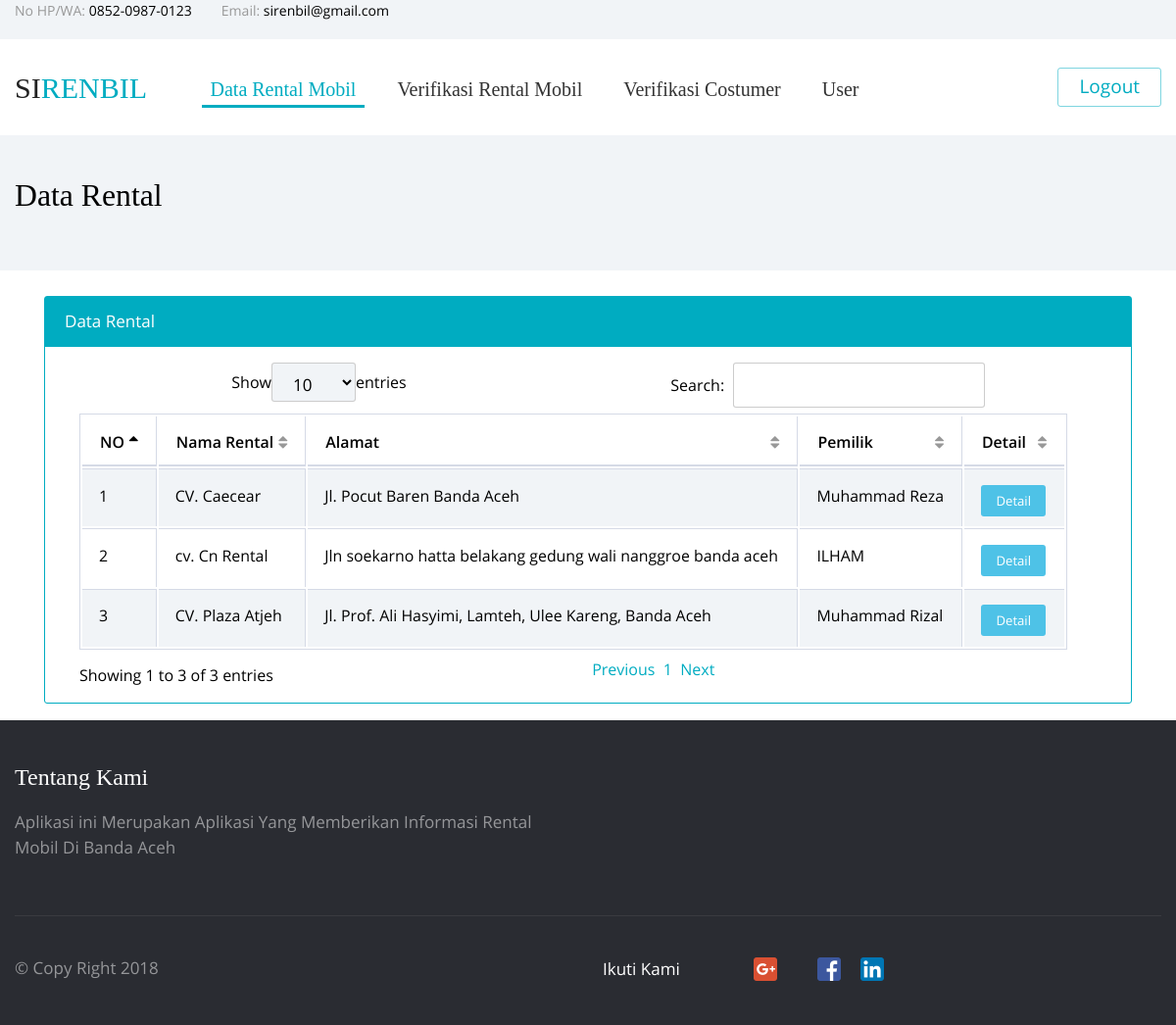
The app's page /a_data_rental.php (signed in) with its own data.
### tables this page shows
CREATE TABLE `rental` (
  `id_rental` int(100) NOT NULL,
  `nama_rental` varchar(100) NOT NULL,
  `alamat` varchar(255) NOT NULL,
  `nama_pemilik` varchar(50) NOT NULL,
  `no_hp_pemilik` varchar(15) NOT NULL,
  `no_hp_rental` varchar(15) NOT NULL,
  `status` int(2) NOT NULL,
  `id_admin` varchar(20) NOT NULL,
  `username` varchar(20) NOT NULL,
  `password` varchar(255) NOT NULL,
  `foto_rental` varchar(255) NOT NULL,
  `nik` varchar(30) NOT NULL,
  `tanggal_daftar` timestamp NOT NULL DEFAULT CURRENT_TIMESTAMP ON UPDATE CURRENT_TIMESTAMP,
  `pemilik_rekening` varchar(100) NOT NULL,
  `rekening` varchar(25) NOT NULL,
  `bank` varchar(10) NOT NULL
);

### a_data_rental.php (the view, shortened to what this page needs)
<!DOCTYPE html>
<html lang="en">
<head>
    <link rel="stylesheet" type="text/css" href="vendors/bootstrap/css/bootstrap.min.css">
    <link rel="stylesheet" type="text/css" href="vendors/tether/css/tether.min.css">
    <link rel="stylesheet" type="text/css" href="vendors/animate-css/animate.css">
    <link rel="stylesheet" type="text/css" href="fonts/circular/styles.css">
    <link rel="stylesheet" type="text/css" href="fonts/open-sans/styles.css">
    <link rel="stylesheet" type="text/css" href="fonts/iconfont/styles.css">
       <link href="data/vendor/datatables-plugins/dataTables.bootstrap.css" rel="stylesheet">
       <link href="data/vendor/datatables-responsive/dataTables.responsive.css" rel="stylesheet">
       <link href="data/dist/css/sb-admin-2.css" rel="stylesheet">
       <link href="data/vendor/metisMenu/metisMenu.min.css" rel="stylesheet">
      <link href="data/vendor/font-awesome/css/font-awesome.min.css" rel="stylesheet" type="text/css">
<link rel="stylesheet" type="text/css" href="vendors/select2/css/select2.min.css">
<link rel="stylesheet" type="text/css" href="css/vendors/select2/select2.min.css">
    <link rel="stylesheet" type="text/css" href="css/style.min.css">
</head>
<body class="">
<?php include"share/menu.php";?>
  <div class="choose-us-default">
    <div class="container">
        <h4>Data Rental</h4>
    </div>
</div>
<div class="container">
<br>
          <div class="col-lg-12">
              <div class="col-lg-12">
                  <div class="card card-outline-primary mb-3">
                      <div class="card-header bg-primary">
                          Data Rental
                      </div>
                      <div class="card-block">
                          <table width="100%" class="table table-striped table-bordered table-hover" id="dataTables-example">
                              <thead>
                                  <tr>
                                      <th>NO</th>
                                      <th>Nama Rental</th>
                                      <th>Alamat</th>
                                      <th>Pemilik</th>
                                      <th>Detail</th>
                                  </tr>
                              </thead>
                              <tbody>
                                <?php
                                include 'share/db.php';
                                $i=0;
                                $query = mysqli_query($con,"select * from rental where status='1' ");
                                while($data = mysqli_fetch_array($query)){
                                  $i++;
                                ?>
                                  <tr class="odd gradeX">
                                      <td class="center"><?php echo $i;?></td>
                                      <td><?php echo $data['nama_rental'];?></td>
                                      <td><?php echo $data['alamat'];?></td>
                                      <td><?php echo $data['nama_pemilik'];?></td>
                                      <td class="center"><a href="detail_rental.php?id=<?php echo $data['id_rental'];?>"><button type="button" class="btn btn-info btn-xs">Detail</button></td>
                                  </tr>
                                  <?php  }?>
                              </tbody>
                          </table>
                      </div>
                  </div>
              </div>
          </div>
          </div>
<?php include"share/footer.php";?>
</body>
</html>

### records on screen
rental: nama_rental "CV. Caecear", alamat "Jl. Pocut Baren Banda Aceh", nama_pemilik "Muhammad Reza"
rental: nama_rental "cv. Cn Rental", alamat "Jln soekarno hatta belakang gedung wali nanggroe banda aceh", nama_pemilik "ILHAM"
rental: nama_rental "CV. Plaza Atjeh", alamat "Jl. Prof. Ali Hasyimi, Lamteh, Ulee Kareng, Banda Aceh", nama_pemilik "Muhammad Rizal"
